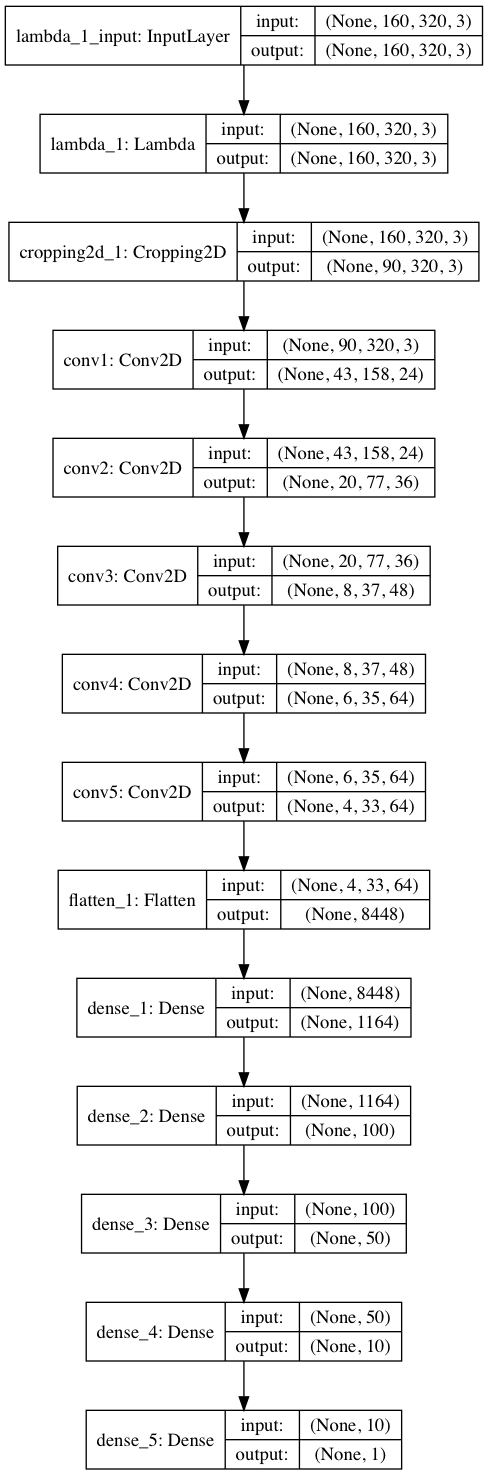

The Python source for this figure:
from sklearn.model_selection import train_test_split
from sklearn.utils import shuffle
from keras.models import Sequential
from keras.layers import Flatten, Dense, Lambda, Cropping2D, GaussianNoise, Dropout, Activation
from keras.layers.convolutional import Conv2D
from keras.layers.pooling import MaxPooling2D
from keras.utils import plot_model
import numpy as np
import cv2
import csv


csvpath = 'data/driving_log.csv'
samples = []
with open(csvpath) as csvfile:
    reader = csv.reader(csvfile)
    for line in reader:
        samples.append(line)

train_samples, validation_samples = train_test_split(samples, test_size=0.2, random_state=1314)

# preprocess the images to what is in Nvidia's paper and crop the top 1/3.
def load_image(imagepath):
    imagepath = 'data/IMG/' + imagepath.split('/')[-1]
    image = cv2.imread(imagepath)
    image = cv2.cvtColor(image, cv2.COLOR_RGB2YUV)
    return image

def generator(samples, batch_size=32):
    correction = 0.5
    num_samples = len(samples)
    while 1: # Loop forever so the generator never terminates
        samples = shuffle(samples)
        for offset in range(0, num_samples, batch_size):
            batch_samples = samples[offset:offset+batch_size]

            car_images = []
            steering_angles = []

            for batch_sample in batch_samples:
                batch_images = []
                batch_angles = []
                img_center = load_image(batch_sample[0])
                img_left = load_image(batch_sample[1])
                img_right = load_image(batch_sample[2])

                steering_center = float(batch_sample[3])
                steering_left = (steering_center + correction)
                steering_right = (steering_center - correction)

                batch_images.extend([img_center, img_left, img_right])
                batch_angles.extend([steering_center, steering_left, steering_right])
                # data augmentation
                # flip images left and right
                batch_images.extend(list(map(lambda x: cv2.flip(x,1), batch_images)))
                batch_angles.extend(list(map(lambda x: -x, batch_angles)))

                car_images.extend(batch_images)
                steering_angles.extend(batch_angles)

            X_train = np.array(car_images)
            y_train = np.array(steering_angles)

            yield X_train, y_train

batch_size = 32
nb_epoch = 10
nb_classes = 1
samples_per_epoch = len(train_samples)/batch_size
nb_val_samples = int(samples_per_epoch/10.0)

train_generator = generator(train_samples, batch_size=batch_size)
validation_generator = generator(validation_samples, batch_size=batch_size)

def nvidia_net():
    model = Sequential()
    # Dropout probablity
    # Didn't use dropout at the beginning and it gives me a pretty good model.
    p=0.5

    model.add(Lambda(lambda x: x/127.5 - 1., input_shape=(160,320,3)))
    model.add(Cropping2D(cropping=((50, 20), (0, 0))))
    model.add(Conv2D(24, (5, 5), name="conv1", strides=(2, 2), padding="valid", kernel_initializer="normal", activation="relu"))
    model.add(Conv2D(36, (5, 5), name="conv2", strides=(2, 2), padding="valid", kernel_initializer="normal", activation="relu"))
    model.add(Conv2D(48, (5, 5), name="conv3", strides=(2, 2), padding="valid", kernel_initializer="normal", activation="relu"))
    model.add(Conv2D(64, (3, 3), name="conv4", strides=(1, 1), padding="valid", kernel_initializer="normal", activation="relu"))
    model.add(Conv2D(64, (3, 3), name="conv5", strides=(1, 1), padding="valid", kernel_initializer="normal", activation="relu"))
    model.add(Flatten())
    model.add(Dense(1164, name = "dense_1"))
    model.add(Dense(100, name = "dense_2"))
    model.add(Dense(50, name = "dense_3"))
    model.add(Dense(10, name = "dense_4"))
    model.add(Dense(1, name = "dense_5"))

    return model


model = nvidia_net()
model.compile(optimizer='adam', loss="mse", metrics=['accuracy'])

# Print out summary of the model
model.summary()
plot_model(model, to_file='model.png', show_shapes=True)

model.compile(loss='mean_squared_error',
              optimizer='adam',
              metrics=['accuracy'])

# use fit generator to train.
history = model.fit_generator(train_generator, nb_epoch=nb_epoch,
                    validation_data=validation_generator,
                    samples_per_epoch=samples_per_epoch,
                    nb_val_samples=nb_val_samples,
                    verbose=1)

# save model
model.save('model.h5')
